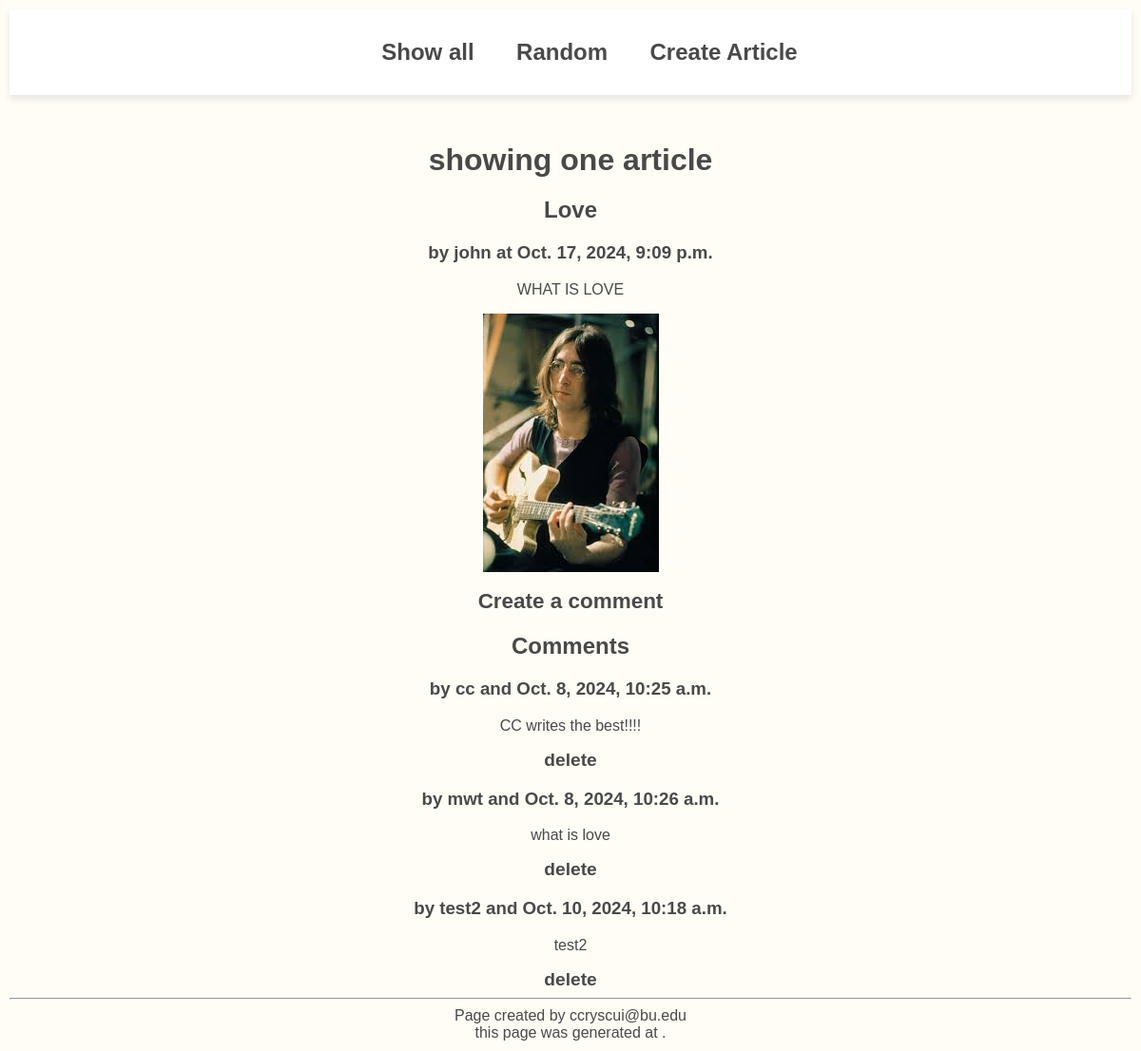
Screenshot of /blog/article/2 with the database file from the repository.
### blog/models.py (models this page shows, shortened)
class Article(models.Model):
    title = models.TextField(blank=False)
    author = models.TextField(blank=False)
    text = models.TextField(blank=False)
    published = models.DateTimeField(auto_now=True)
    image_file = models.ImageField(blank=True) # an actual image
    def get_comments(self):
        comments = Comment.objects.filter(article=self)
        return comments

class Comment(models.Model):
    article = models.ForeignKey("Article", on_delete=models.CASCADE) ### IMPORTANT
    author = models.TextField(blank=False)
    text = models.TextField(blank=False)
    published = models.DateTimeField(auto_now=True)

### blog/views.py (the view)
# urls.py: path(r'article/<int:pk>', views.ArticleView.as_view(), name="article"),
class ArticleView(DetailView):
    model = Article
    template_name = "blog/article.html"
    context_object_name = "article" #note the singular name

### blog/templates/blog/article.html
 {% extends 'blog/base.html' %}
 {% block content %}
 <h1>showing one article</h1>
  <div>
    <article>
      <div>
          <h2>{{article.title}}</h2>
          <h3>by {{article.author}} at {{article.published}}</h3>
          <p>
              {{article.text}}
          </p>
          <img src="{{article.image_file.url}}" alt="img">
          <h3><a href="{% url 'create_comment' article.pk %}">Create a comment</a></h3>
      </div>
    </article>
    <div>
      <h2>Comments</h2>
      {% if article.get_comments %}
      {% for c in article.get_comments %}
      <div>
        <h3>by {{c.author}} and {{c.published}}</h3>
        <p>{{c.text}}</p>
        <a href="{% url 'delete_comment' c.pk %}">delete</a>
      </div>
      {% endfor %}
      {% else %}
      <div>
        no comments
      </div>
      {% endif %}
    </div>
  </div>
  {% endblock %}

### static/styles.css (style rules this page uses)
body { background-color: #fffdf6; color: #494949; font-family: Arial, sans-serif; margin: 10px; padding: 0; text-align: center; }
h1 { margin: 50px; margin-bottom: 20px; }
p { font-size:medium; }
a { text-decoration: none; color: #494949; font-size:larger; font-weight: bold; transition: color 0.3s ease; }

### rows the page displays
Article: title "Love", author "john", published "Oct. 17, 2024, 9:09 p.m.", text "WHAT IS LOVE", image_file (picture)
Comment: author "cc", published "Oct. 8, 2024, 10:25 a.m.", text "CC writes the best!!!!"
Comment: author "mwt", published "Oct. 8, 2024, 10:26 a.m.", text "what is love"
Comment: author "test2", published "Oct. 10, 2024, 10:18 a.m.", text "test2"
